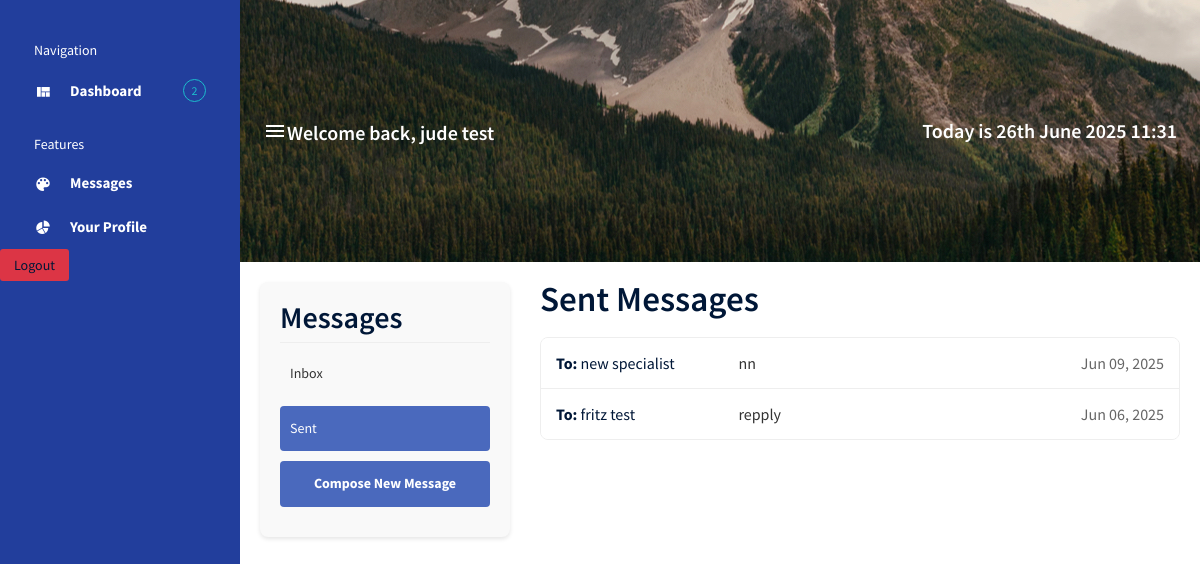
Screenshot of /messages/sent/ (signed in) with the database file from the repository.
### core_app/models.py (models this page shows, shortened)
class User(AbstractUser):
    username = None
    email = models.EmailField('email address', unique=True)
    phone_number = models.CharField(max_length=10)
    is_patient = models.BooleanField(default=False)
    is_specialist = models.BooleanField(default=False)
    USERNAME_FIELD = 'email'
    REQUIRED_FIELDS = ['first_name', 'last_name', 'phone_number']
    objects = UserManager()

class Message(models.Model):
    sender = models.ForeignKey(settings.AUTH_USER_MODEL, on_delete=models.CASCADE, related_name='sent_messages')
    recipient = models.ForeignKey(settings.AUTH_USER_MODEL, on_delete=models.CASCADE, related_name='received_messages')
    subject = models.CharField(max_length=255)
    content = models.TextField()
    timestamp = models.DateTimeField(default=timezone.now)
    is_read = models.BooleanField(default=False)
    class Meta:
        ordering = ['-timestamp']

### core_app/views.py (the view)
# urls.py: path("messages/sent/", SentMessagesView.as_view(), name="sent_messages"),
@method_decorator(login_required, name='dispatch')
class SentMessagesView(ListView):
    model = Message
    template_name = 'messaging/sent.html'
    context_object_name = 'messages'
    paginate_by = 10
    def get_queryset(self):
        return Message.objects.filter(sender=self.request.user)

### core_app/templates/messaging/sent.html (shortened to what this page needs)
{% extends "dashboard.html" %}
{% block content %}
<div class="messaging-container">
    <div class="messaging-sidebar">
        <h2>Messages</h2>
        <ul class="messaging-nav">
            <li><a href="{% url 'inbox' %}">Inbox</a></li>
            <li class="active"><a href="{% url 'sent_messages' %}">Sent</a></li>
            <li><a href="{% url 'compose_message' %}" class="compose-btn">Compose New Message</a></li>
        </ul>
    </div>
    <div class="messaging-content">
        <h1>Sent Messages</h1>
        {% if messages %}
            <div class="message-list">
                {% for message in messages %}
                    <div class="message-item">
                        <div class="message-recipient">
                            <strong>To:</strong> {{ message.recipient.get_full_name|default:message.recipient.username }}
                        </div>
                        <div class="message-subject">
                            <a href="{% url 'message_detail' message.id %}">{{ message.subject }}</a>
                        </div>
                        <div class="message-date">
                            {{ message.timestamp|date:"M d, Y" }}
                        </div>
                    </div>
                {% endfor %}
            </div>
        {% else %}
            <div class="no-messages">
                <p>You haven't sent any messages yet.</p>
            </div>
        {% endif %}
    </div>
</div>
{% endblock %}

### core_app/templates/dashboard.html (shortened to what this page needs)
{% load static %}
<!DOCTYPE html>
<html lang="en">
<head>
  <link rel="stylesheet" href="{% static 'vendors/mdi/css/materialdesignicons.min.css' %}">
  <link rel="stylesheet" href="{% static 'vendors/css/vendor.bundle.base.css' %}">
  <link rel="stylesheet" href="{% static 'css/style.css' %}">
</head>
<body>
  <div class="container-scroller d-flex">
    <nav class="sidebar sidebar-offcanvas" id="sidebar">
      <ul class="nav">
        <li class="nav-item sidebar-category">
          <p>Navigation</p>
        </li>
        <li class="nav-item">
          <a class="nav-link" href="{% url 'specialist_search' %}">
            <i class="mdi mdi-view-quilt menu-icon"></i>
            <span class="menu-title">Dashboard</span>
            <div class="badge badge-info badge-pill">2</div>
          </a>
        </li>
        <li class="nav-item sidebar-category">
          <p>Features</p>
        </li>
        <li class="nav-item">
          <a class="nav-link" href="{% url 'inbox' %}" >
            <i class="mdi mdi-palette menu-icon"></i>
            <span class="menu-title">Messages</span>
          </a>
        </li>
        <li class="nav-item">
          <a class="nav-link" href="{% url 'core_app:profile' %}">
            <i class="mdi mdi-chart-pie menu-icon"></i>
            <span class="menu-title">Your Profile</span>
          </a>
        </li>
        <li class="nav-item">
          <form action="{% url 'logout' %}" method="post">
            <button class="btn bg-danger btn-sm menu-title">Logout</button>
          </form>
        </li>
      </ul>
    </nav>
    <div class="container-fluid page-body-wrapper">
      <nav class="navbar col-lg-12 col-12 px-0 py-0 py-lg-4 d-flex flex-row">
        <div class="navbar-menu-wrapper d-flex align-items-center justify-content-end">
          <button class="navbar-toggler navbar-toggler align-self-center" type="button" data-toggle="minimize">
            <span class="mdi mdi-menu"></span>
          </button>
          <h4 class="font-weight-bold mb-0 d-none d-md-block mt-1">Welcome back, {{ user.get_full_name|default:user.username }}</h4>
          <ul class="navbar-nav navbar-nav-right">
            <li class="nav-item">
              <h4 class="mb-0 font-weight-bold d-none d-xl-block">
                Today is {{ current_date }}
                {% now "jS F Y H:i" %} </h4>
            </li>
          </ul>
        </div>
      </nav>
      {% block content %}
       {% endblock content %}
    </div>
  </div>
</body>
</html>

### core_app/templates/messaging/sent.html (style rules this page uses)
.messaging-container { display: flex; max-width: 1200px; margin: 0 auto; padding: 20px; gap: 30px; }
.messaging-sidebar { flex: 0 0 250px; background-color: #f9f9f9; border-radius: 8px; padding: 20px; box-shadow: 0 2px 4px rgba(0,0,0,0.1); }
.messaging-sidebar h2 { margin-top: 0; padding-bottom: 10px; border-bottom: 1px solid #eee; }
.messaging-nav { list-style: none; padding: 0; margin: 0; }
.messaging-nav li { margin-bottom: 10px; }
.messaging-nav li a { display: block; padding: 10px; border-radius: 4px; text-decoration: none; color: #333; }
.messaging-nav li.active a { background-color: #4a69bd; color: white; }
.compose-btn { background-color: #4a69bd; color: white !important; text-align: center; font-weight: bold; }
.messaging-content { flex: 1; }
.messaging-content h1 { margin-top: 0; margin-bottom: 20px; }
.message-list { border: 1px solid #eee; border-radius: 8px; overflow: hidden; }
.message-item { display: flex; padding: 15px; border-bottom: 1px solid #eee; background-color: #fff; transition: background-color 0.2s; }
.message-item:last-child { border-bottom: none; }
.message-recipient { flex: 0 0 30%; }
.message-subject { flex: 1; }
.message-subject a { color: #333; text-decoration: none; }
.message-date { flex: 0 0 15%; text-align: right; color: #666; }

### rows the page displays
User: get_full_name "jude test"
Message: recipient.get_full_name "new specialist", subject "nn", timestamp "Jun 09, 2025"
Message: recipient.get_full_name "fritz test", subject "repply", timestamp "Jun 06, 2025"
